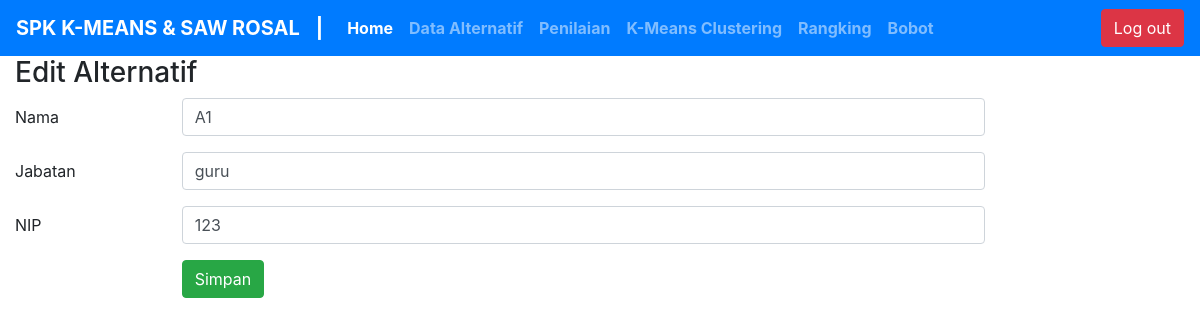
Screenshot of /index.php?halaman=edit_data&id_alternatif=1 (signed in) with the database file from the repository.
### tables this page shows
CREATE TABLE IF NOT EXISTS `tbl_alternatif` (
  `id_alternatif` int NOT NULL AUTO_INCREMENT,
  `nama` varchar(30) NOT NULL,
  `jabatan` varchar(60) NOT NULL,
  `nip` varchar(14) NOT NULL,
  PRIMARY KEY (`id_alternatif`)
);

### alternatif/edit_alternatif.php (the view, shortened to what this page needs)
<?php
include "koneksi.php";
$sql="select * from tbl_alternatif where id_alternatif='$_GET[id_alternatif]'";
$hasil=mysqli_query($koneksi,$sql);
$row=mysqli_fetch_array($hasil);
?>
<div class="col-10">
 <h3>Edit Alternatif</h3>
 <form action="alternatif/aksi_edit_alternatif.php" method="POST">
   <div class="form-group row">
     <label for="staticEmail" class="col-sm-2 col-form-label">Nama</label>
     <div class="col-sm-10">
       <input type="text"  class="form-control" name="nama" value="<?php echo $row['nama'] ?>">
     </div>
   </div>
   <div class="form-group row">
     <label for="inputPassword" class="col-sm-2 col-form-label">Jabatan</label>
     <div class="col-sm-10">
       <input type="text" class="form-control" name="jabatan" value="<?php echo $row['jabatan'] ?>">
     </div>
   </div>
   <div class="form-group row">
     <label for="inputPassword" class="col-sm-2 col-form-label">NIP</label>
     <div class="col-sm-10">
       <input type="number" class="form-control" name="nip" value="<?php echo $row['nip'] ?>">
     </div>
   </div>
   <div class="form-group row">
     <label for="inputPassword" class="col-sm-2 col-form-label"></label>
     <div class="col-sm-10">
       <input type="submit" class="btn btn-success" value="Simpan">
     </div>
   </div>
 </form>
</div>

### rows the page displays
tbl_alternatif: nama "A1", jabatan "guru", nip "123"
